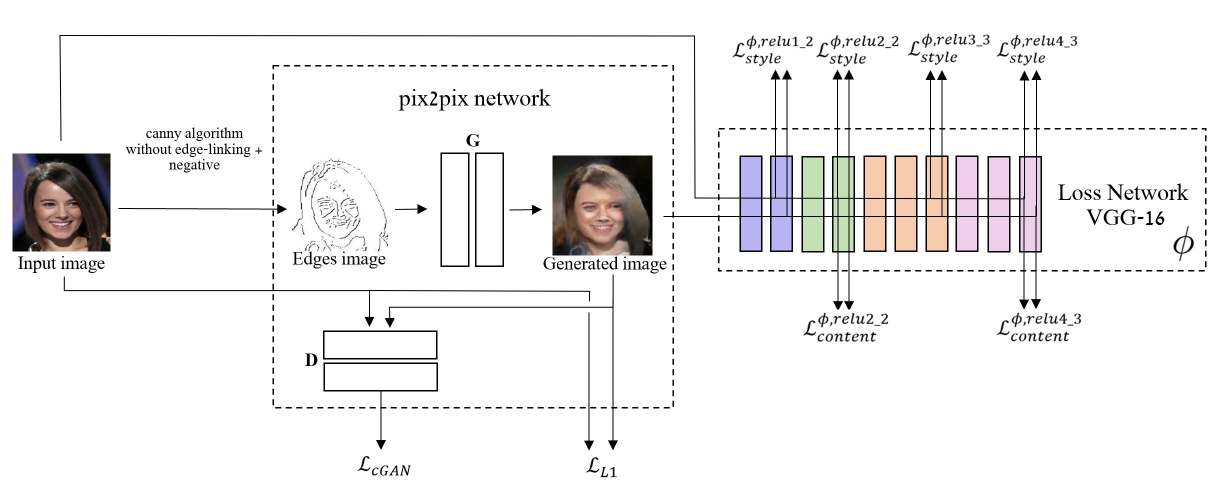
#> input picture images/model_image.JPG, 2431 x 967 px, given in place of imagesmodel_image.JPG, which was not available (shown at 1/2 size)
$ python test_model.py --dir images   (older library calls are emulated)
#> lines starting #> are read from the running program, lines starting #| are printed output that depends on the picture; pictures that were not available may be replaced by others from this repository, and a replacement may not be noted
### extract_edges.py
import scipy.ndimage as ndi
import scipy
import numpy
from PIL import Image


th_float = 0.2
tl_float = 0.1

sigma = 2.2

def extract_edges(img):
        img = img.convert('L')  # grayscale
        imgdata = numpy.array(img, dtype=float)
        G = ndi.filters.gaussian_filter(imgdata, sigma)  # gaussian low pass filter

        sobelout = Image.new('L', img.size)  # empty image
        gradx = numpy.array(sobelout, dtype=float)
        grady = numpy.array(sobelout, dtype=float)

        sobel_x = [[-1, 0, 1],
                   [-2, 0, 2],
                   [-1, 0, 1]]
        sobel_y = [[-1, -2, -1],
                   [0, 0, 0],
                   [1, 2, 1]]

        width = img.size[1]
        height = img.size[0]

        # calculate |G| and dir(G)
        for x in range(1, width - 1):
            for y in range(1, height - 1):
                px = (sobel_x[0][0] * G[x - 1][y - 1]) + (sobel_x[0][1] * G[x][y - 1]) + \
                     (sobel_x[0][2] * G[x + 1][y - 1]) + (sobel_x[1][0] * G[x - 1][y]) + \
                     (sobel_x[1][1] * G[x][y]) + (sobel_x[1][2] * G[x + 1][y]) + \
                     (sobel_x[2][0] * G[x - 1][y + 1]) + (sobel_x[2][1] * G[x][y + 1]) + \
                     (sobel_x[2][2] * G[x + 1][y + 1])

                py = (sobel_y[0][0] * G[x - 1][y - 1]) + (sobel_y[0][1] * G[x][y - 1]) + \
                     (sobel_y[0][2] * G[x + 1][y - 1]) + (sobel_y[1][0] * G[x - 1][y]) + \
                     (sobel_y[1][1] * G[x][y]) + (sobel_y[1][2] * G[x + 1][y]) + \
                     (sobel_y[2][0] * G[x - 1][y + 1]) + (sobel_y[2][1] * G[x][y + 1]) + \
                     (sobel_y[2][2] * G[x + 1][y + 1])
                gradx[x][y] = px
                grady[x][y] = py

        sobeloutmag = scipy.hypot(gradx, grady)
        sobeloutdir = scipy.arctan2(grady, gradx)

        for x in range(width):
            for y in range(height):
                if (sobeloutdir[x][y] < 22.5 and sobeloutdir[x][y] >= 0) or \
                        (sobeloutdir[x][y] >= 157.5 and sobeloutdir[x][y] < 202.5) or \
                        (sobeloutdir[x][y] >= 337.5 and sobeloutdir[x][y] <= 360):
                    sobeloutdir[x][y] = 0
                elif (sobeloutdir[x][y] >= 22.5 and sobeloutdir[x][y] < 67.5) or \
                        (sobeloutdir[x][y] >= 202.5 and sobeloutdir[x][y] < 247.5):
                    sobeloutdir[x][y] = 45
                elif (sobeloutdir[x][y] >= 67.5 and sobeloutdir[x][y] < 112.5) or \
                        (sobeloutdir[x][y] >= 247.5 and sobeloutdir[x][y] < 292.5):
                    sobeloutdir[x][y] = 90
                else:
                    sobeloutdir[x][y] = 135

        mag_sup = sobeloutmag.copy()

        for x in range(1, width - 1):
            for y in range(1, height - 1):
                if sobeloutdir[x][y] == 0:
                    if (sobeloutmag[x][y] <= sobeloutmag[x][y + 1]) or \
                            (sobeloutmag[x][y] <= sobeloutmag[x][y - 1]):
                        mag_sup[x][y] = 0
                elif sobeloutdir[x][y] == 45:
                    if (sobeloutmag[x][y] <= sobeloutmag[x - 1][y + 1]) or \
                            (sobeloutmag[x][y] <= sobeloutmag[x + 1][y - 1]):
                        mag_sup[x][y] = 0
                elif sobeloutdir[x][y] == 90:
                    if (sobeloutmag[x][y] <= sobeloutmag[x + 1][y]) or \
                            (sobeloutmag[x][y] <= sobeloutmag[x - 1][y]):
                        mag_sup[x][y] = 0
                else:
                    if (sobeloutmag[x][y] <= sobeloutmag[x + 1][y + 1]) or \
                            (sobeloutmag[x][y] <= sobeloutmag[x - 1][y - 1]):
                        mag_sup[x][y] = 0

        m = numpy.max(mag_sup)
        th = th_float * m
        tl = tl_float * m

        gnh = numpy.zeros((width, height))
        gnl = numpy.zeros((width, height))

        for x in range(width):
            for y in range(height):
                if mag_sup[x][y] >= th:
                    gnh[x][y] = mag_sup[x][y]
                if mag_sup[x][y] >= tl:
                    gnl[x][y] = mag_sup[x][y]
        gnl = gnl - gnh

        # [7 lines left out: function traverse, not called in this run]


        for i in range(1, width - 1):
            for j in range(1, height - 1):
                if gnh[i][j]:
                    gnh[i][j] = 1
                    traverse(i, j)

        ones = numpy.ones((width, height))
        gnh = ones - gnh
        return gnh

### test_model.py
import argparse
import os
import warnings

import scipy
from PIL import Image

from extract_edges import extract_edges

warnings.filterwarnings("ignore", category=DeprecationWarning)

parser = argparse.ArgumentParser(description='Receiving directory for test')
parser.add_argument("--dir", type=str, default=None)
args = parser.parse_args()

dir = args.dir
list_of_files = os.listdir(dir)
number_of_images = len(list_of_files)

for file in list_of_files:
    img_path = dir + file
    img = Image.open(img_path).resize((224, 224))
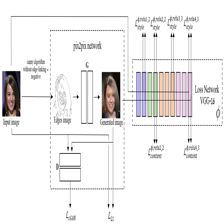
#> img: PIL image 224x224 RGB; mean R, G, B 239.8, 238.7, 238.7
    edges = extract_edges(img)
#> in extract_edges, `img = img.convert('L')`:
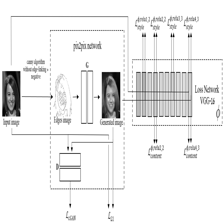
#> img: PIL image 224x224 L; min 0, max 255, mean 239
#> in extract_edges, `G = ndi.filters.gaussian_filter(imgdata, sigma)`:
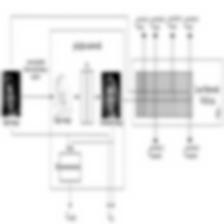
#> G: shape (224, 224) float64; min 30.03, max 255, mean 239; drawn with min black and max white
#> in extract_edges, `sobelout = Image.new('L', img.size)`: sobelout: PIL image 224x224 L; every value is 0
#> in extract_edges, `gradx = numpy.array(sobelout, dtype=float)`: gradx: shape (224, 224) float64; every value is 0
#> after the loop in extract_edges, `for x in range(1, width - 1):`:
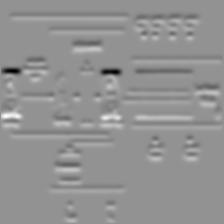
#> gradx: shape (224, 224) float64; min -324, max 238.9, mean 0; drawn with min black and max white
#> after the loop in extract_edges, `for x in range(1, width - 1):`:
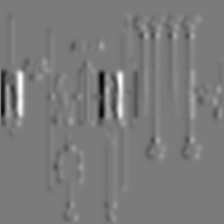
#> grady: shape (224, 224) float64; min -296.3, max 317.8, mean 0.4; drawn with min black and max white
#> (the run stopped early here; a loop or call above may not have finished)
